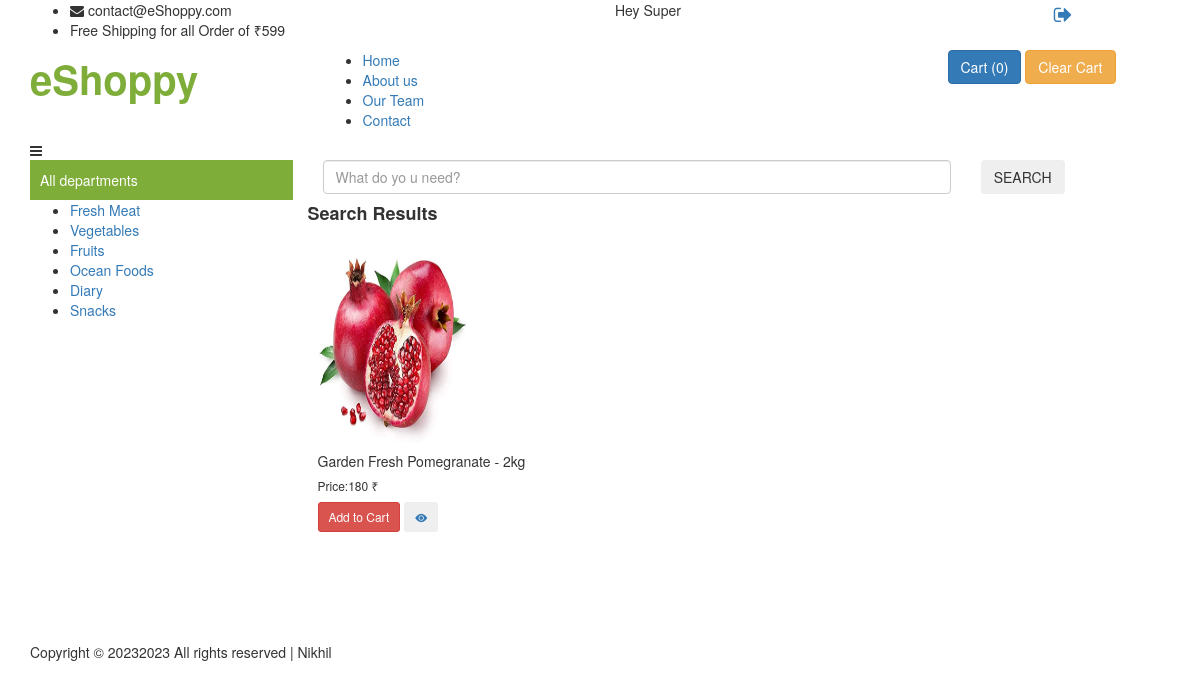
Screenshot of /search/Garden Fresh Pomegranate - 2kg (signed in) with the database file from the repository.
### app/models.py (models this page shows, shortened)
class Product(models.Model):
    product_id = models.AutoField
    brand = models.CharField(max_length=100)
    product_name = models.CharField(max_length=100)
    category = models.ForeignKey(
        'Category',
        on_delete=models.CASCADE,
    )
    deals = models.CharField(max_length=100, default="")
    price = models.IntegerField(default=0)
    desc = models.CharField(max_length=300)
    image = models.ImageField(upload_to='images')

### app/views.py (the view)
# urls.py: path('search/<name>', views.BySearch, name='Category'),
def BySearch(request, name):
    catprods = Product.objects.filter(product_name__icontains=name)
    params = {'allProds': catprods}
    return render(request, "search.html", params)

### templates/search.html (shortened to what this page needs)
{% extends 'base.html' %}
{% load static %}
{% block body %}
<section id="portfolio" class="portfolio">
    <div class="row">
        <h4 class="my-3  text-dark " style="font-weight: 600; ">
            Search Results
        </h4>
        {% for i in allProds %}
        <div class="col-md-4" style="padding: 10px;">
            <div class="p-4">
                <img src="/media/{{i.image}}" class="card-img-top" alt="not found" height="200px" width="150px" />
                <div class="card-body">
                    <h5 class="card-title text-blaack mt-2" id="namepr{{i.id}}">
                        {{i.product_name}}
                    </h5>
                    <h6 class="card-title mt-3 mb-3">
                        Price:<span id="pricepr{{i.id}}">{{i.price}}</span> ₹
                    </h6>
                    <span id="divpr{{i.id}}" class="divpr">
                        <button id="pr{{i.id}}" class="btn btn-danger cart btn-sm mt-0">
                            Add to Cart
                        </button>
                    </span>
                    <a href="/media/{{i.image}}">
                        <button class="btn btn-dark btn-sm cart"><i class="bi bi-eye-fill"></i></button></a>
                </div>
            </div>
        </div>
        {% endfor %}
    </div>
</section>
{% endblock body %}

### templates/base.html (shortened to what this page needs)
{% load static %}
<!DOCTYPE html>
<html lang="en">
<head>
    <link href="{% static '/assets/vendor/bootstrap-icons/bootstrap-icons.css' %}" rel="stylesheet">
    <link rel="stylesheet" href="https://cdnjs.cloudflare.com/ajax/libs/font-awesome/4.7.0/css/font-awesome.min.css">
    <link href="https://preview.colorlib.com/theme/ogani/css/style.css" rel="stylesheet">
</head>
<body class="h-full">
    <header class="header">
        <div class="header__top">
            <div class="container">
                <div class="row">
                    <div class="col-lg-6 col-md-6">
                        <div class="header__top__left">
                            <ul>
                                <li><i class="fa fa-envelope"></i> contact@eShoppy.com</li>
                                <li>Free Shipping for all Order of ₹599</li>
                            </ul>
                        </div>
                    </div>
                    <div class="col-lg-6 col-md-6">
                        <div class="header__top__right ">
                            <div class="header__top__right__auth ">
                                <div class="d-flex justify-content-between">
                                    {% if request.user.is_authenticated %}
                                    <div class="row">
                                        <div class="col-md-9">
                                            <div style="padding-right: 20px;">Hey {{request.user.first_name }}</div>
                                        </div>
                                        <div class="col-md-3">
                                            <a style="cursor: pointer; font-size: 20px;" data-toggle="tooltip"
                                                data-placement="bottom" title="Logout" href="/account/logout/"><i
                                                    class="fa fa-sign-out" aria-hidden="true"></i></a>
                                        </div>
                                    </div>
                                    {% else %}
                                    <a href="/account/login"><i class="fa fa-user"></i> Login</a>
                                    {% endif %}
                                </div>
                            </div>
                        </div>
                    </div>
                </div>
            </div>
        </div>
        <div class="container">
            <div class="row">
                <div class="col-lg-3">
                    <div class="header__logo">
                        <a style="text-decoration: none;" href="/"> <span
                                style="font-size: 40px; color: #7FAD39; font-weight: 800;"
                                class="e-logo">eShoppy</span></a>
                    </div>
                </div>
                <div class="col-lg-6">
                    <nav class="header__menu">
                        <ul>
                            <li><a href="/">Home</a></li>
                            <li><a href="../../about">About us</a></li>
                            <li><a href="../../team">Our Team</a></li>
                            <li><a href="../../contact">Contact</a></li>
                        </ul>
                    </nav>
                </div>
                <div class="col-lg-3">
                    <div class="header__cart">
                        <ul>
                            <li class="btn btn-primary scrollto cursor-pointer " style="cursor: pointer;" id="popcart"
                                data-container="body" data-toggle="popover" data-placement="bottom" data-html="true">
                                Cart (<span id="cart">0</span>)
                            </li>
                            <li onclick="clearCart()" id="clearCart" class="btn btn-warning scrollto cursor-pointer ">
                                Clear Cart</li>
                        </ul>
                    </div>
                </div>
            </div>
            <div class="humberger__open">
                <i class="fa fa-bars"></i>
            </div>
        </div>
    </header>
    <div class="container" style="padding-bottom: 100px;">
        <div class="row">
            <div class="col-lg-3">
                <div class="hero__categories">
                    <div style="padding: 10px; color: #FFF; background-color: #7FAD39;">
                        <span>All departments</span>
                    </div>
                    <ul>
                        <li><a href="/category/fresh-meat">Fresh Meat</a></li>
                        <li><a href="/category/vegetables">Vegetables</a></li>
                        <li><a href="/category/fruits">Fruits</a></li>
                        <li><a href="/category/sea-foods">Ocean Foods</a></li>
                        <li><a href="/category/diary">Diary</a></li>
                        <li><a href="/category/snacks">Snacks</a></li>
                    </ul>
                </div>
            </div>
            <div class="col-lg-9">
                <div class="hero__search">
                    <div class="row">
                        <div class="col-md-9">
                            <input id="searchProduct" placeholder="What do yo u need?" type="text" class="form-control"
                                placeholder="Search">
                        </div>
                        <div class="col-md-3">
                            <button id="searchBtn" type="button" class="btn site-btn">SEARCH</button>
                        </div>
                    </div>
                </div>
                <main id="main" class="topless">
                    {% block body %}
                    {% endblock body %}
                </main>
            </div>
        </div>
    </div>
    <footer class="footer spad">
        <div class="container">
            <div class="row">
                <div class="col-lg-12">
                    <div class="footer__copyright">
                        <div class="footer__copyright__text">
                            <p>
                                Copyright ©
                                <script>document.write(new Date().getFullYear());</script>2023 All rights reserved |
                                Nikhil
                            </p>
                        </div>
                    </div>
                </div>
            </div>
        </div>
    </footer>
    <link rel="stylesheet" href="https://maxcdn.bootstrapcdn.com/bootstrap/3.4.1/css/bootstrap.min.css">
</body>
</html>

### templates/base.html (style rules this page uses)
a:link { text-decoration: none; }

### rows the page displays
Product: image (picture), product_name "Garden Fresh Pomegranate - 2kg", price "180"

### other values shown
{{ request.user.first_name }} "Super"
